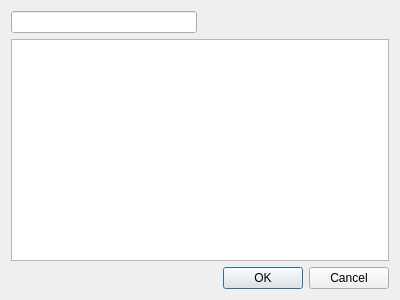
<?xml version="1.0" encoding="UTF-8"?>
<ui version="4.0">
 <class>TIGLGeometryChoserDialog</class>
 <widget class="QDialog" name="TIGLGeometryChoserDialog">
  <property name="geometry">
   <rect>
    <x>0</x>
    <y>0</y>
    <width>400</width>
    <height>300</height>
   </rect>
  </property>
  <property name="windowTitle">
   <string>Dialog</string>
  </property>
  <layout class="QGridLayout" name="gridLayout">
   <item row="0" column="0">
    <widget class="QLineEdit" name="searchBox">
     <property name="inputMask">
      <string/>
     </property>
     <property name="text">
      <string/>
     </property>
    </widget>
   </item>
   <item row="0" column="1">
    <spacer name="horizontalSpacer">
     <property name="orientation">
      <enum>Qt::Horizontal</enum>
     </property>
     <property name="sizeHint" stdset="0">
      <size>
       <width>185</width>
       <height>20</height>
      </size>
     </property>
    </spacer>
   </item>
   <item row="1" column="0" colspan="2">
    <widget class="QListView" name="objectsList">
     <property name="editTriggers">
      <set>QAbstractItemView::NoEditTriggers</set>
     </property>
     <property name="alternatingRowColors">
      <bool>true</bool>
     </property>
     <property name="selectionMode">
      <enum>QAbstractItemView::ExtendedSelection</enum>
     </property>
    </widget>
   </item>
   <item row="2" column="0">
    <spacer name="horizontalSpacer_2">
     <property name="orientation">
      <enum>Qt::Horizontal</enum>
     </property>
     <property name="sizeHint" stdset="0">
      <size>
       <width>185</width>
       <height>20</height>
      </size>
     </property>
    </spacer>
   </item>
   <item row="2" column="1">
    <widget class="QDialogButtonBox" name="buttonBox">
     <property name="orientation">
      <enum>Qt::Horizontal</enum>
     </property>
     <property name="standardButtons">
      <set>QDialogButtonBox::Cancel|QDialogButtonBox::Ok</set>
     </property>
    </widget>
   </item>
  </layout>
 </widget>
 <resources/>
 <connections>
  <connection>
   <sender>buttonBox</sender>
   <signal>accepted()</signal>
   <receiver>TIGLGeometryChoserDialog</receiver>
   <slot>accept()</slot>
   <hints>
    <hint type="sourcelabel">
     <x>248</x>
     <y>254</y>
    </hint>
    <hint type="destinationlabel">
     <x>157</x>
     <y>274</y>
    </hint>
   </hints>
  </connection>
  <connection>
   <sender>buttonBox</sender>
   <signal>rejected()</signal>
   <receiver>TIGLGeometryChoserDialog</receiver>
   <slot>reject()</slot>
   <hints>
    <hint type="sourcelabel">
     <x>316</x>
     <y>260</y>
    </hint>
    <hint type="destinationlabel">
     <x>286</x>
     <y>274</y>
    </hint>
   </hints>
  </connection>
 </connections>
</ui>
